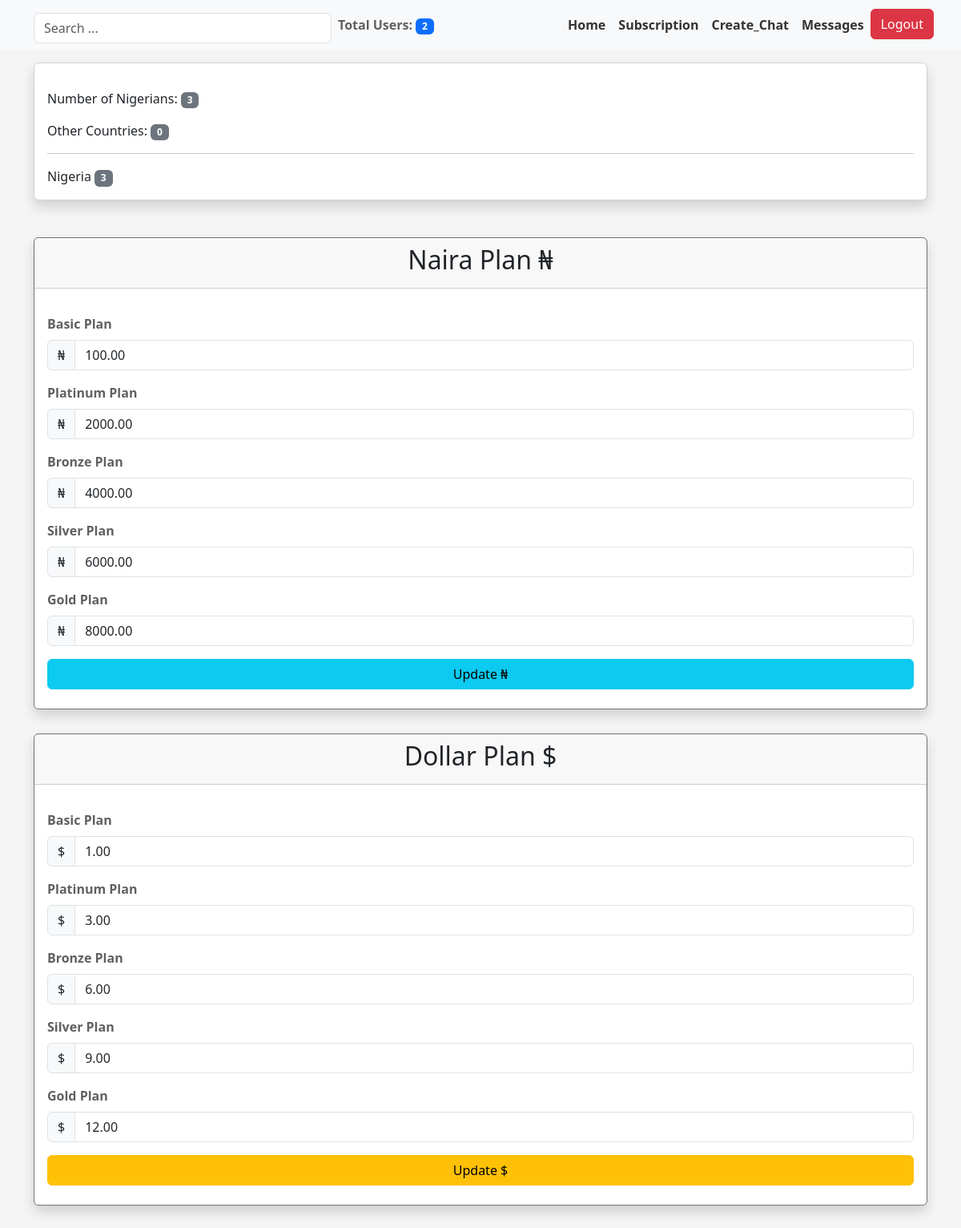
The page /superadmin (signed in) on the database its author committed.
### myapp/models.py (models this page shows, shortened)
class User(AbstractUser):
    profilepic = models.ImageField(upload_to= 'profilepic', null=True, blank=True, default="avatar.png")
    moredesc = models.TextField(null=True, blank=True)
    businessname = models.CharField(
        max_length=100, unique=True, null=True, blank=True)
    slug = models.SlugField(unique=True, null=True, blank=True)
    country = models.CharField(max_length=100, null=True, blank=True)
    phone = models.CharField(max_length=100, null=True, blank=True)
    meansofid = models.CharField(max_length=100, null=True, blank=True)
    idnumber = models.CharField(max_length=100, null=True, blank=True)
    idpic = models.ImageField(upload_to= 'id', null=True, blank=True)
    qrcode = models.ImageField(null=True, blank=True)
    logo = models.ImageField(null=True, blank=True, default="icon.png")
    currency = models.CharField(max_length=10, null=True, blank=True)
    coins = models.IntegerField(blank=True, null=True, default=0)
    whatsapp = models.CharField(max_length=200, null=True, blank=True)
    updated = models.DateTimeField(auto_now=True, null=True)
    created = models.DateTimeField(auto_now_add=True, null=True)
    subscribed = models.BooleanField(default=False, null=True, blank=True)
    date = models.DateTimeField(default=datetime.now())
    trial_start = models.DateTimeField(null=True, blank=True)
    trial_end = models.DateTimeField(null=True, blank=True)

### subscription/models.py (models this page shows, shortened)
class NairaSubscriptionPlan(models.Model):
    PLAN_CHOICES = (
        ('Basic', 'Basic - Daily Plan'),
        ('Platinum', 'Platinum - Monthly Plan'),
        ('Bronze', 'Bronze - Quarterly Plan'),
        ('Silver', 'Silver - Biannual Plan'),
        ('Gold', 'Gold - Annual Plan'),
        ('ForeignBasic', 'Basic - Daily Plan'),
        ('ForeignPlatinum', 'Platinum - Monthly Plan'),
        ('ForeignBronze', 'Bronze - Quarterly Plan'),
        ('ForeignSilver', 'Silver - Biannual Plan'),
        ('ForeignGold', 'Gold - Annual Plan'),
    )
    plan_type = models.CharField(max_length=20, choices=PLAN_CHOICES)
    price = models.DecimalField(max_digits=10, decimal_places=2)

class DollarSubscriptionPlan(models.Model):
    PLAN_CHOICES = (
        ('Basic', 'Basic - Daily Plan'),
        ('Platinum', 'Platinum - Monthly Plan'),
        ('Bronze', 'Bronze - Quarterly Plan'),
        ('Silver', 'Silver - Biannual Plan'),
        ('Gold', 'Gold - Annual Plan'),
    )
    plan_type = models.CharField(max_length=20, choices=PLAN_CHOICES)
    price = models.DecimalField(max_digits=10, decimal_places=2)

### myapp/views.py (the view, shortened to what this page needs)
# urls.py: path('superadmin', views.superadmin, name="superadmin"),
@login_required(login_url='superadminlogin')
def superadmin(request):
    if request.user.is_authenticated:
        if request.user.email == 'admin@admin.com':
            users = User.objects.all()
            number = users.count() - 1  # Total number of users
            other_country = 0
            nigeria = 0
            usercountry = User.objects.values('country').annotate(
                count=Count('country')).order_by('country')
            for country_data in usercountry:
                country = country_data['country']
                count = country_data['count']
                if country is not None:
                    if country.lower() == 'nigeria':
                        nigeria += count
                    else:
                        other_country += count
            nairaGold = NairaSubscriptionPlan.objects.get(plan_type='Gold')
            nairaSilver = NairaSubscriptionPlan.objects.get(plan_type='Silver')
            nairaBronze = NairaSubscriptionPlan.objects.get(plan_type='Bronze')
            nairaPlatinum = NairaSubscriptionPlan.objects.get(
                plan_type='Platinum')
            nairaBasic = NairaSubscriptionPlan.objects.get(plan_type='Basic')
            dollarGold = DollarSubscriptionPlan.objects.get(plan_type='Gold')
            dollarSilver = DollarSubscriptionPlan.objects.get(
                plan_type='Silver')
            dollarBronze = DollarSubscriptionPlan.objects.get(
                plan_type='Bronze')
            dollarPlatinum = DollarSubscriptionPlan.objects.get(
                plan_type='Platinum')
            dollarBasic = DollarSubscriptionPlan.objects.get(
                plan_type='Basic')
            context = {
                'users': users,
                'number': number,
                'nigeria': nigeria,
                'usercountry': usercountry,  # Updated usercountry list with counts
                'othercountry': other_country,
                'nairaGold': nairaGold,
                'nairaSilver': nairaSilver,
                'nairaBronze': nairaBronze,
                'nairaPlatinum': nairaPlatinum,
                'nairaBasic': nairaBasic,
                'dollarGold': dollarGold,
                'dollarSilver': dollarSilver,
                'dollarBronze': dollarBronze,
                'dollarPlatinum': dollarPlatinum,
                'dollarBasic': dollarBasic,
            }
        else:
            return redirect('superadminlogin')
    else:
        return redirect('superadminlogin')
    return render(request, 'myapp/superadmin.html', context)

### myapp/templates/myapp/superadmin.html (shortened to what this page needs)
{% extends 'superadminwrapper.html' %}
{% load static %}
{% block content %}
<div class="container">
    <div class="row my-3 g-0">
        <div class="card shadow">
            <div class="card-body">
                <label for="card-label" class="card-label mt-3">Number of Nigerians:
                    <span class="badge bg-secondary">{{ nigeria }}</span>
                </label>
                <br>
                <label for="card-label" class="card-label mt-3">Other Countries:
                    <span class="badge bg-secondary">{{ othercountry }}</span>
                </label>
                <br>
                <hr>
                {% for country_data in usercountry %}
                {{ country_data.country }}
                <span class="badge bg-secondary">{{ country_data.count }}</span>
                <br>
                {% endfor %}
            </div>
        </div>
    </div>
    <div class="row">
        <form action="" method="POST">
            <div class="card shadow border-secondary">
                <div class="card-header text-center">
                    <h2> Naira Plan ₦</h2>
                </div>
                <div class="card-body">
                    <div class="col-sm-12 mt-3">
                        <label for="plan" class="form-label">Basic Plan</label>
                        <div class="input-group">
                            <span class="input-group-text">₦</span>
                            <input type="number" class="form-control" name="basicprice" aria-label="itemprice"
                                value="{{nairaBasic.price}}" min="0">
                        </div>
                    </div>
                    <div class="col-sm-12 mt-3">
                        <label for="plan" class="form-label">Platinum Plan</label>
                        <div class="input-group">
                            <span class="input-group-text">₦</span>
                            <input type="number" class="form-control" name="platinumprice" aria-label="itemprice"
                                value="{{nairaPlatinum.price}}" min="0">
                        </div>
                    </div>
                    <div class="col-sm-12 mt-3">
                        <label for="plan" class="form-label">Bronze Plan</label>
                        <div class="input-group">
                            <span class="input-group-text">₦</span>
                            <input type="number" class="form-control" name="bronzeprice" aria-label="itemprice"
                                value="{{nairaBronze.price}}" min="0">
                        </div>
                    </div>
                    <div class="col-sm-12 mt-3">
                        <label for="plan" class="form-label">Silver Plan</label>
                        <div class="input-group">
                            <span class="input-group-text">₦</span>
                            <input type="number" class="form-control" name="silverprice" aria-label="itemprice"
                                value="{{nairaSilver.price}}" min="0">
                        </div>
                    </div>
                    <div class="col-sm-12 mt-3">
                        <label for="plan" class="form-label">Gold Plan</label>
                        <div class="input-group">
                            <span class="input-group-text">₦</span>
                            <input type="number" class="form-control" name="goldprice" aria-label="itemprice"
                                value="{{nairaGold.price}}" min="0">
                        </div>
                    </div>
                    <div class="col-sm-12 mt-3">
                        <button class="btn btn-info w-100 mb-2" name="nairabutton" type="submit">Update ₦</button>
                    </div>
                </div>
            </div>
        </form>
        <form action="" method="POST">
            <div class="card shadow border-secondary">
                <div class="card-header text-center">
                    <h2> Dollar Plan $</h2>
                </div>
                <div class="card-body">
                    <div class="col-sm-12 mt-3">
                        <label for="plan" class="form-label">Basic Plan</label>
                        <div class="input-group">
                            <span class="input-group-text">$</span>
                            <input type="number" class="form-control" name="basicprice" aria-label="itemprice"
                                value="{{dollarBasic.price}}" min="0">
                        </div>
                    </div>
                    <div class="col-sm-12 mt-3">
                        <label for="plan" class="form-label">Platinum Plan</label>
                        <div class="input-group">
                            <span class="input-group-text">$</span>
                            <input type="number" class="form-control" name="platinumprice" aria-label="itemprice"
                                value="{{dollarPlatinum.price}}" min="0">
                        </div>
                    </div>
                    <div class="col-sm-12 mt-3">
                        <label for="plan" class="form-label">Bronze Plan</label>
                        <div class="input-group">
                            <span class="input-group-text">$</span>
                            <input type="number" class="form-control" name="bronzeprice" aria-label="itemprice"
                                value="{{dollarBronze.price}}" min="0">
                        </div>
                    </div>
                    <div class="col-sm-12 mt-3">
                        <label for="plan" class="form-label">Silver Plan</label>
                        <div class="input-group">
                            <span class="input-group-text">$</span>
                            <input type="number" class="form-control" name="silverprice" aria-label="itemprice"
                                value="{{dollarSilver.price}}" min="0">
                        </div>
                    </div>
                    <div class="col-sm-12 mt-3">
                        <label for="plan" class="form-label">Gold Plan</label>
                        <div class="input-group">
                            <span class="input-group-text">$</span>
                            <input type="number" class="form-control" name="goldprice" aria-label="itemprice"
                                value="{{dollarGold.price}}" min="0">
                        </div>
                    </div>
                    <div class="col-sm-12 mt-3">
                        <button class="btn btn-warning w-100 mb-2" name="dollarbutton" type="submit">Update $</button>
                    </div>
                </div>
            </div>
        </form>
    </div>
</div>
{% endblock content %}

### static/assets/style.css (style rules this page uses)
:root { scroll-behavior: smooth; }
body { font-family: "Merriweather"; background: #F5F5F5; color: #333333; }
.form-label { font-weight: bold; color: #616060; }
.card { margin-bottom: 30px; border: none; border-radius: 5px; box-shadow: 0px 0 30px rgba(166, 184, 12, 0.1); }
.card-header { border-color: #ebeef4; background-color: #fff; color: #798eb3; padding: 15px; }
.card-body { padding: 0 20px 20px 20px; }

### static/homepage.css (style rules this page uses)
body { font-family: Arial, sans-serif; background-color: #000000; color: #ffffff; margin: 0; padding: 0; }

### templates/superadminwrapper.html (style rules this page uses)
body { background: whitesmoke; color: black; }

### rows shown on the page
User: country "Nigeria", count "3"
NairaSubscriptionPlan: basicprice "100.00"
NairaSubscriptionPlan: platinumprice "2000.00"
NairaSubscriptionPlan: bronzeprice "4000.00"
NairaSubscriptionPlan: silverprice "6000.00"
NairaSubscriptionPlan: goldprice "8000.00"
DollarSubscriptionPlan: basicprice "1.00"
DollarSubscriptionPlan: platinumprice "3.00"
DollarSubscriptionPlan: bronzeprice "6.00"
DollarSubscriptionPlan: silverprice "9.00"
DollarSubscriptionPlan: goldprice "12.00"

### other values the page prints
{{ number }} "2"
{{ nigeria }} "3"
{{ othercountry }} "0"
